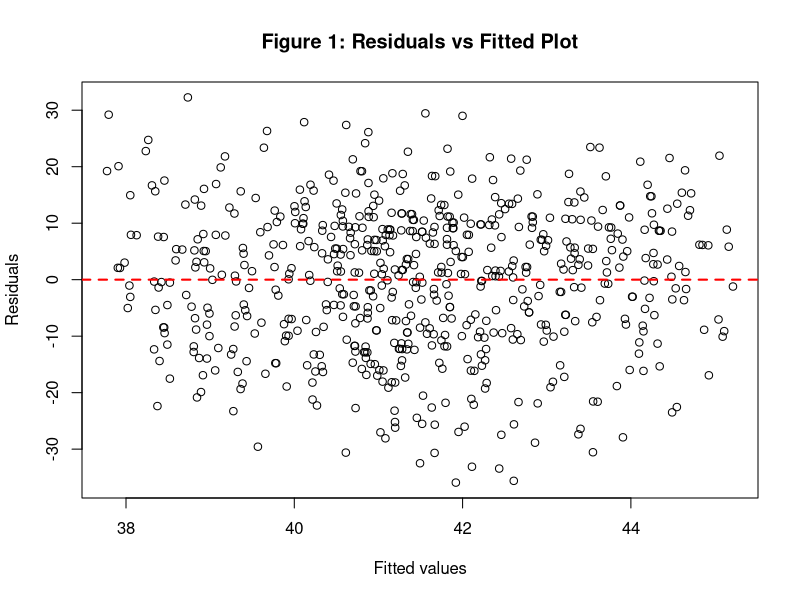
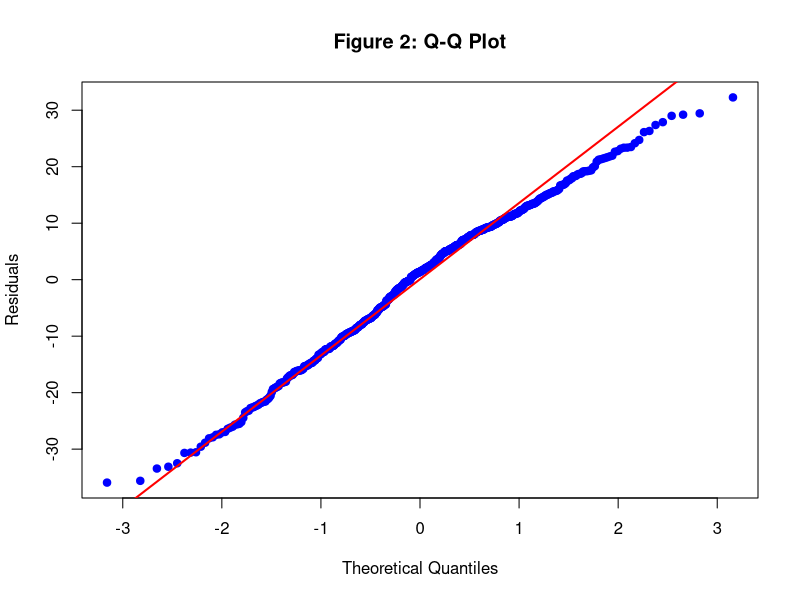
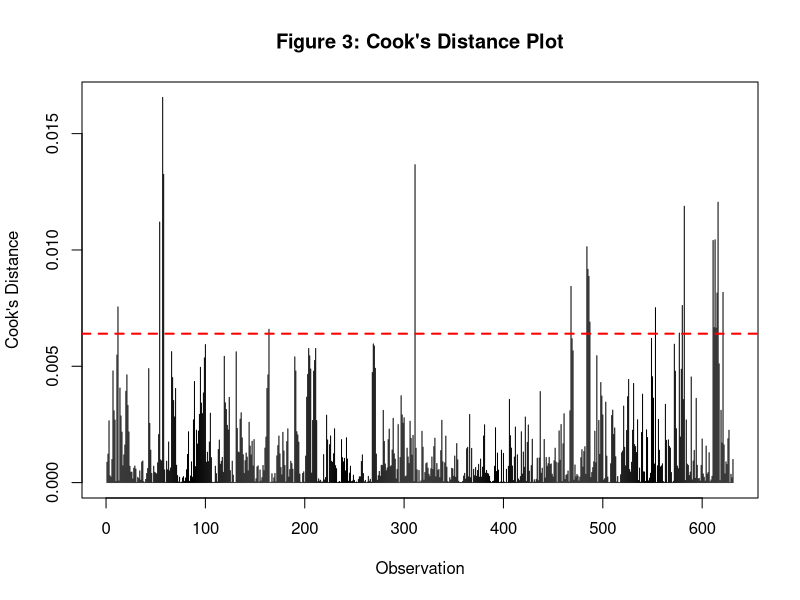

Generate these figures, in order, with R:
## ---- chunk 1
knitr::opts_chunk$set(echo = FALSE,
                      warning = FALSE,
                      message = FALSE)
## ---- chunk 2
#setup
library(tidyverse)
library(haven)
library(knitr)
library(broom)

df <- read_dta("cdystonia.dta")
## ---- chunk 3
# Fit a GLM
glm_fit <- glm(twstrs ~ week + treat + age + sex + site,
               data = df,
               family = gaussian)

kable(tidy(glm_fit), digits=3, caption = "Table 2: GLM Model Summary (Gaussian Link)")
## ---- chunk 4
# Residuals vs Fitted
res <- residuals(glm_fit)
fit <- fitted(glm_fit)

plot(fit, res,
     xlab = "Fitted values",
     ylab = "Residuals",
     main = "Figure 1: Residuals vs Fitted Plot")
abline(h = 0, col = "red", lty = 2, lwd = 2)
## ---- chunk 5
# Normal Q-Q plot of residuals
qqnorm(res,
       main = "Figure 2: Q-Q Plot",         
       xlab = "Theoretical Quantiles",
       ylab = "Residuals",
       pch = 19,       
       col = "blue")   
qqline(res, col = "red", lwd = 2)

## ---- chunk 6
# Cook's distance
cooks <- cooks.distance(glm_fit)

plot(cooks, type = "h", 
     main = "Figure 3: Cook's Distance Plot", 
     ylab = "Cook's Distance", 
     xlab = "Observation")
abline(h = 4/(length(cooks)-length(coef(glm_fit))), col = "red", lty = 2, lwd = 2)
## ---- chunk 7
# Identify influential points
cooks_d <- cooks.distance(glm_fit)
n <- nrow(df)
k <- length(coef(glm_fit))
threshold <- 4 / (n - k)
influential_points <- which(cooks_d > threshold)

# Remove influential points
df_no_influential <- df[-influential_points, ]

# Refit the model using the cleaned data frame
kable(tidy(glm(twstrs ~ week + treat + age + sex + site,
                              data = df_no_influential,
                              family = gaussian())), digits=3, caption = "Table 3: GLM Model Summary (Excluding Influential Observations)")
